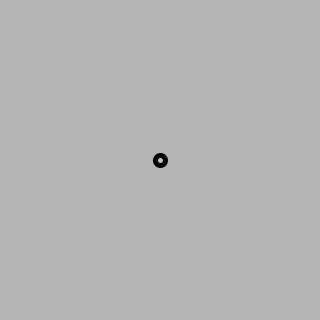
Frame 1 (no input)
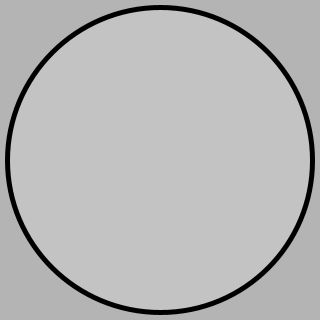
Frame 60 (the mouse pressed at the canvas centre just before this capture)
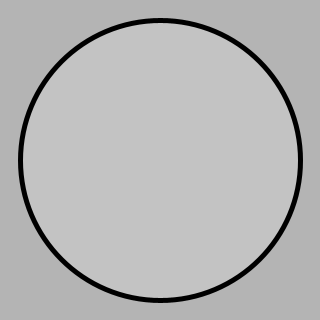
Frame 120 (the mouse held since frame 60 and released just before this capture)

The Processing sketch that drew these frames (run headless with seeded random() and noise(); from frame 60 on, the mouse is pressed at the canvas centre):

// Processing sketch: circleGrow
// ── circleGrow.pde
int diam = 10;
int growBy = 5;
int fr = 24;
float centX, centY;

void setup() {
  size(320, 320);
  frameRate(fr);
  smooth();
  background(180);
  centX = width/2;
  centY = height/2;
  stroke(0);
  strokeWeight(5);
  fill(255, 50);
}

void draw() {
  if (diam <= width) {
    background(180);
    ellipse(centX, centY, diam, diam);
    diam += growBy;
  } else {
    diam = growBy;
  }
}
